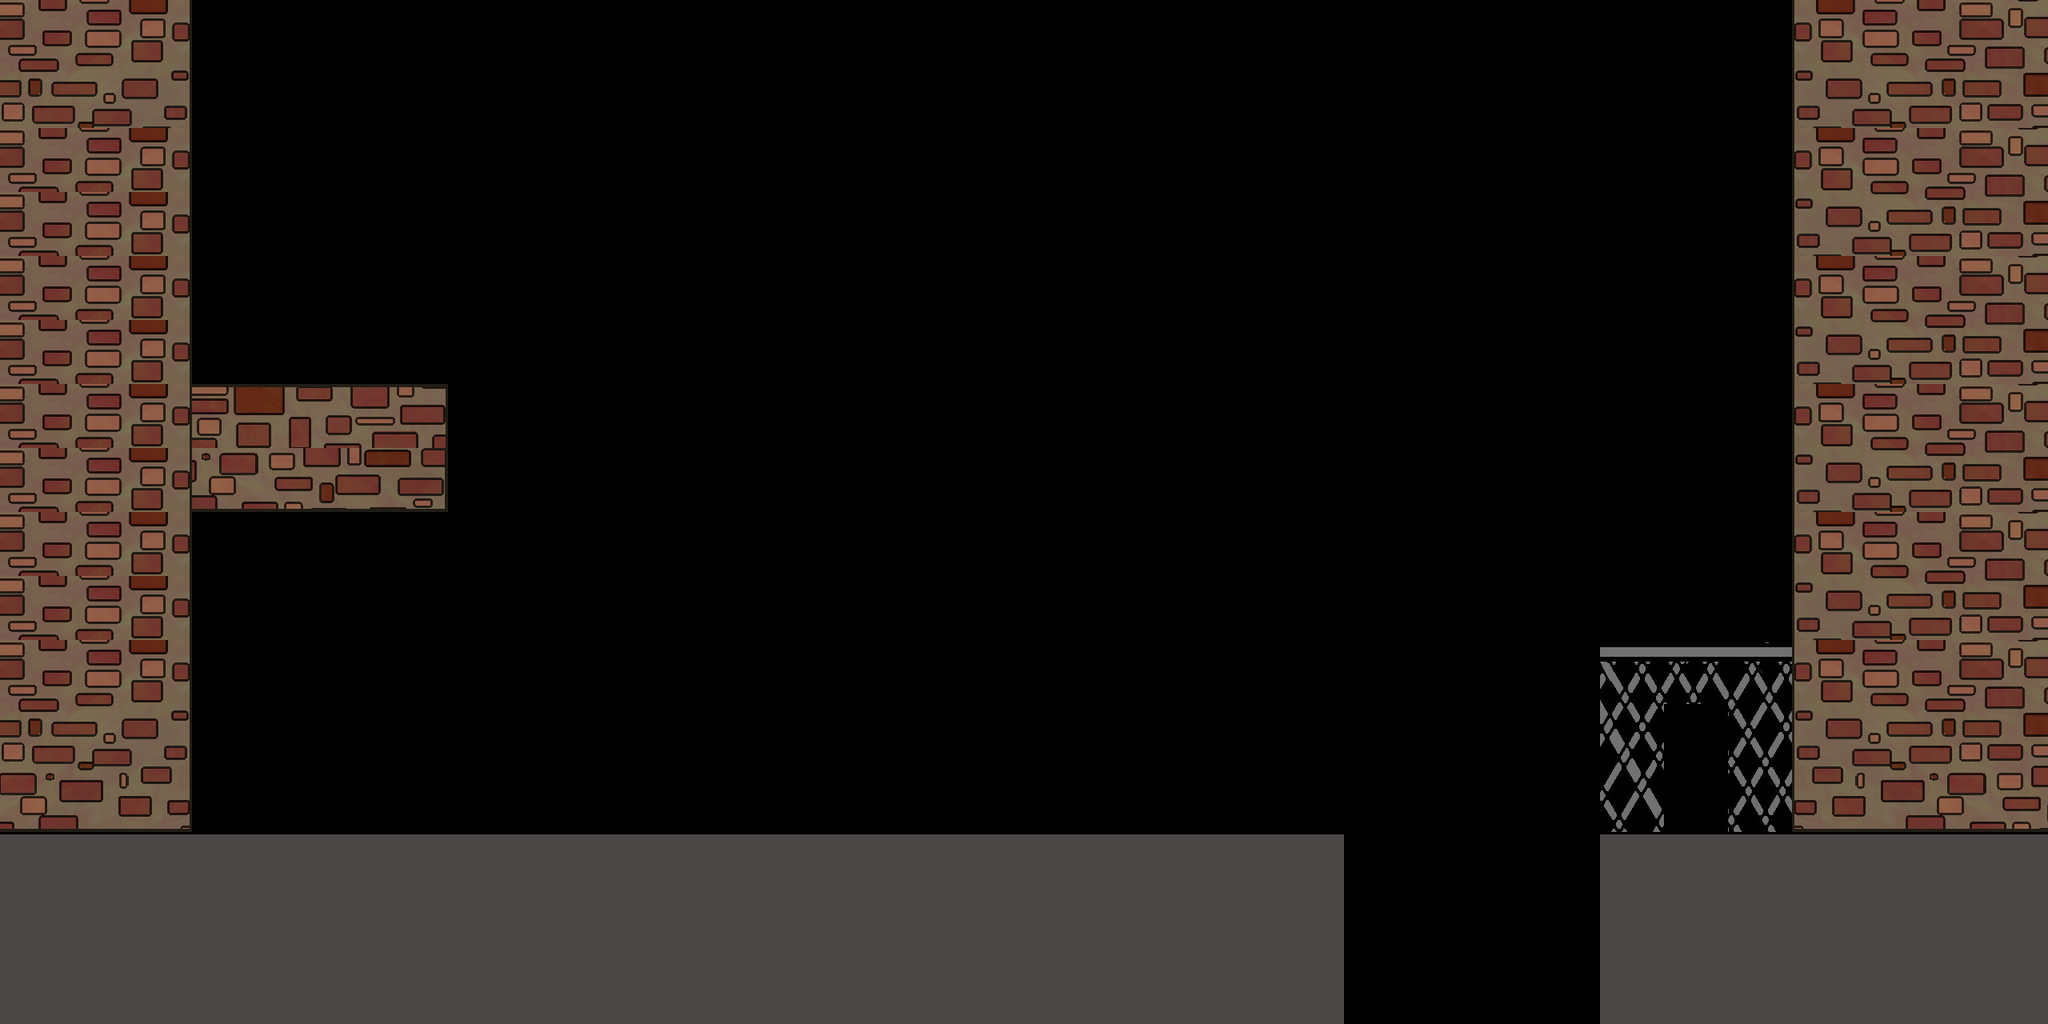

This game map was drawn from its Tiled (.tmx) file and the tilesets committed beside it. A one-line description and the full map source follow:
An orthogonal 32x16 tile map with 80x80 px tiles, 1 tile layer (Tile Layer 1).

<map version="1.10" tiledversion="1.11.0" orientation="orthogonal" renderorder="right-down" width="32" height="16" tilewidth="80" tileheight="80" infinite="0" nextlayerid="2" nextobjectid="1">
 <tileset firstgid="1" source="mainTileset.tsx" />
 <layer id="1" name="Tile Layer 1" width="32" height="16">
  <data encoding="csv">
30,31,32,0,0,0,0,0,0,0,0,0,0,0,0,0,0,0,0,0,0,0,0,0,0,0,0,0,34,35,36,37,
50,51,52,0,0,0,0,0,0,0,0,0,0,0,0,0,0,0,0,0,0,0,0,0,0,0,0,0,54,55,56,57,
30,31,32,0,0,0,0,0,0,0,0,0,0,0,0,0,0,0,0,0,0,0,0,0,0,0,0,0,34,35,36,37,
30,31,32,0,0,0,0,0,0,0,0,0,0,0,0,0,0,0,0,0,0,0,0,0,0,0,0,0,54,55,56,57,
30,31,32,0,0,0,0,0,0,0,0,0,0,0,0,0,0,0,0,0,0,0,0,0,0,0,0,0,34,35,36,37,
30,31,32,0,0,0,0,0,0,0,0,0,0,0,0,0,0,0,0,0,0,0,0,0,0,0,0,0,54,55,56,57,
30,31,32,16,17,18,19,0,0,0,0,0,0,0,0,0,0,0,0,0,0,0,0,0,0,0,0,0,34,35,36,37,
30,31,32,76,77,78,79,0,0,0,0,0,0,0,0,0,0,0,0,0,0,0,0,0,0,0,0,0,54,55,56,57,
30,31,32,0,0,0,0,0,0,0,0,0,0,0,0,0,0,0,0,0,0,0,0,0,0,0,0,0,34,35,36,37,
30,31,32,0,0,0,0,0,0,0,0,0,0,0,0,0,0,0,0,0,0,0,0,0,0,0,0,0,54,55,56,57,
30,31,32,0,0,0,0,0,0,0,0,0,0,0,0,0,0,0,0,0,0,0,0,0,0,1,2,3,34,35,36,37,
50,51,52,0,0,0,0,0,0,0,0,0,0,0,0,0,0,0,0,0,0,0,0,0,0,21,0,23,54,55,56,57,
70,71,72,0,0,0,0,0,0,0,0,0,0,0,0,0,0,0,0,0,0,0,0,0,0,41,0,43,74,75,76,77,
116,116,116,116,116,116,116,116,116,116,116,116,116,116,116,116,116,116,116,116,116,0,0,0,0,116,116,116,116,116,116,116,
118,118,118,118,118,118,118,118,118,118,118,118,118,118,118,118,118,118,118,118,118,0,0,0,0,118,118,118,118,118,118,118,
118,118,118,118,118,118,118,118,118,118,118,118,118,118,118,118,118,118,118,118,118,0,0,0,0,118,118,118,118,118,118,118
</data>
 </layer>
</map>
